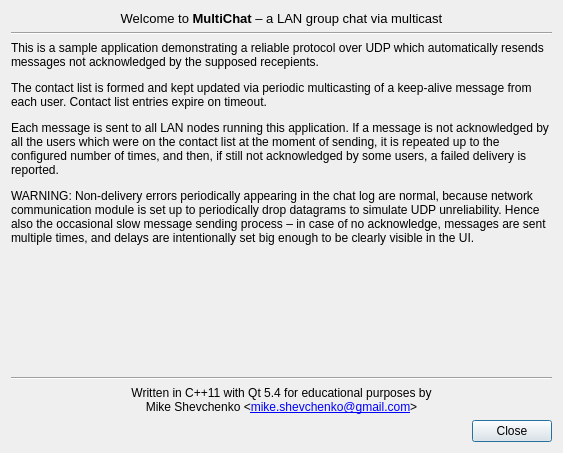
<?xml version="1.0" encoding="UTF-8"?>
<ui version="4.0">
 <class>AboutDialog</class>
 <widget class="QDialog" name="AboutDialog">
  <property name="geometry">
   <rect>
    <x>0</x>
    <y>0</y>
    <width>563</width>
    <height>453</height>
   </rect>
  </property>
  <property name="sizePolicy">
   <sizepolicy hsizetype="Expanding" vsizetype="Expanding">
    <horstretch>0</horstretch>
    <verstretch>0</verstretch>
   </sizepolicy>
  </property>
  <property name="windowTitle">
   <string>Dialog</string>
  </property>
  <layout class="QVBoxLayout" name="verticalLayout">
   <item>
    <widget class="QLabel" name="headerLabel">
     <property name="text">
      <string>&lt;html&gt;&lt;head/&gt;&lt;body&gt;&lt;p align=&quot;center&quot;&gt;&lt;span style=&quot; font-size:10pt;&quot;&gt;Welcome to &lt;/span&gt;&lt;span style=&quot; font-size:10pt; font-weight:600;&quot;&gt;MultiChat&lt;/span&gt;&lt;span style=&quot; font-size:10pt;&quot;&gt; – a LAN group chat via multicast&lt;/span&gt;&lt;/p&gt;&lt;/body&gt;&lt;/html&gt;</string>
     </property>
     <property name="textFormat">
      <enum>Qt::RichText</enum>
     </property>
     <property name="alignment">
      <set>Qt::AlignLeading|Qt::AlignLeft|Qt::AlignTop</set>
     </property>
     <property name="wordWrap">
      <bool>true</bool>
     </property>
     <property name="openExternalLinks">
      <bool>true</bool>
     </property>
    </widget>
   </item>
   <item>
    <widget class="Line" name="topLine">
     <property name="orientation">
      <enum>Qt::Horizontal</enum>
     </property>
    </widget>
   </item>
   <item>
    <widget class="QLabel" name="descriptionLabel">
     <property name="text">
      <string>&lt;html&gt;&lt;head/&gt;&lt;body&gt;&lt;p&gt;&lt;span style=&quot; font-size:9pt;&quot;&gt;This is a sample application demonstrating a reliable protocol over UDP which automatically resends messages not acknowledged by the supposed recepients.&lt;/span&gt;&lt;/p&gt;&lt;p&gt;&lt;span style=&quot; font-size:9pt;&quot;&gt;The contact list is formed and kept updated via periodic multicasting of a keep-alive message from each user. Contact list entries expire on timeout.&lt;/span&gt;&lt;/p&gt;&lt;p&gt;&lt;span style=&quot; font-size:9pt;&quot;&gt;Each message is sent to all LAN nodes running this application. If a message is not acknowledged by all the users which were on the contact list at the moment of sending, it is repeated up to the configured number of times, and then, if still not acknowledged by some users, a failed delivery is reported.&lt;/span&gt;&lt;/p&gt;&lt;p&gt;&lt;span style=&quot; font-size:9pt;&quot;&gt;WARNING: Non-delivery errors periodically appearing in the chat log are normal, because network communication module is set up to periodically drop datagrams to simulate UDP unreliability. Hence also the occasional slow message sending process – in case of no acknowledge, messages are sent multiple times, and delays are intentionally set big enough to be clearly visible in the UI.&lt;/span&gt;&lt;/p&gt;&lt;/body&gt;&lt;/html&gt;</string>
     </property>
     <property name="alignment">
      <set>Qt::AlignLeading|Qt::AlignLeft|Qt::AlignTop</set>
     </property>
     <property name="wordWrap">
      <bool>true</bool>
     </property>
    </widget>
   </item>
   <item>
    <spacer name="verticalSpacer">
     <property name="orientation">
      <enum>Qt::Vertical</enum>
     </property>
     <property name="sizeHint" stdset="0">
      <size>
       <width>20</width>
       <height>40</height>
      </size>
     </property>
    </spacer>
   </item>
   <item>
    <widget class="Line" name="bottomLine">
     <property name="orientation">
      <enum>Qt::Horizontal</enum>
     </property>
    </widget>
   </item>
   <item>
    <widget class="QLabel" name="footnoteLabel">
     <property name="text">
      <string>&lt;html&gt;&lt;head/&gt;&lt;body&gt;&lt;p align=&quot;center&quot;&gt;&lt;span style=&quot; font-size:9pt;&quot;&gt;Written in C++11 with Qt 5.4 for educational purposes by&lt;br/&gt;Mike Shevchenko &amp;lt;&lt;/span&gt;&lt;a href=&quot;mailto:mike.shevchenko@gmail.com&quot;&gt;&lt;span style=&quot; font-size:9pt; text-decoration: underline; color:#0000ff;&quot;&gt;mike.shevchenko@gmail.com&lt;/span&gt;&lt;/a&gt;&lt;span style=&quot; font-size:9pt;&quot;&gt;&amp;gt;&lt;/span&gt;&lt;/p&gt;&lt;/body&gt;&lt;/html&gt;</string>
     </property>
     <property name="alignment">
      <set>Qt::AlignLeading|Qt::AlignLeft|Qt::AlignTop</set>
     </property>
     <property name="wordWrap">
      <bool>true</bool>
     </property>
    </widget>
   </item>
   <item>
    <widget class="QDialogButtonBox" name="buttonBox">
     <property name="orientation">
      <enum>Qt::Horizontal</enum>
     </property>
     <property name="standardButtons">
      <set>QDialogButtonBox::Close</set>
     </property>
    </widget>
   </item>
  </layout>
 </widget>
 <resources/>
 <connections>
  <connection>
   <sender>buttonBox</sender>
   <signal>accepted()</signal>
   <receiver>AboutDialog</receiver>
   <slot>accept()</slot>
   <hints>
    <hint type="sourcelabel">
     <x>248</x>
     <y>254</y>
    </hint>
    <hint type="destinationlabel">
     <x>157</x>
     <y>274</y>
    </hint>
   </hints>
  </connection>
  <connection>
   <sender>buttonBox</sender>
   <signal>rejected()</signal>
   <receiver>AboutDialog</receiver>
   <slot>reject()</slot>
   <hints>
    <hint type="sourcelabel">
     <x>316</x>
     <y>260</y>
    </hint>
    <hint type="destinationlabel">
     <x>286</x>
     <y>274</y>
    </hint>
   </hints>
  </connection>
 </connections>
</ui>
